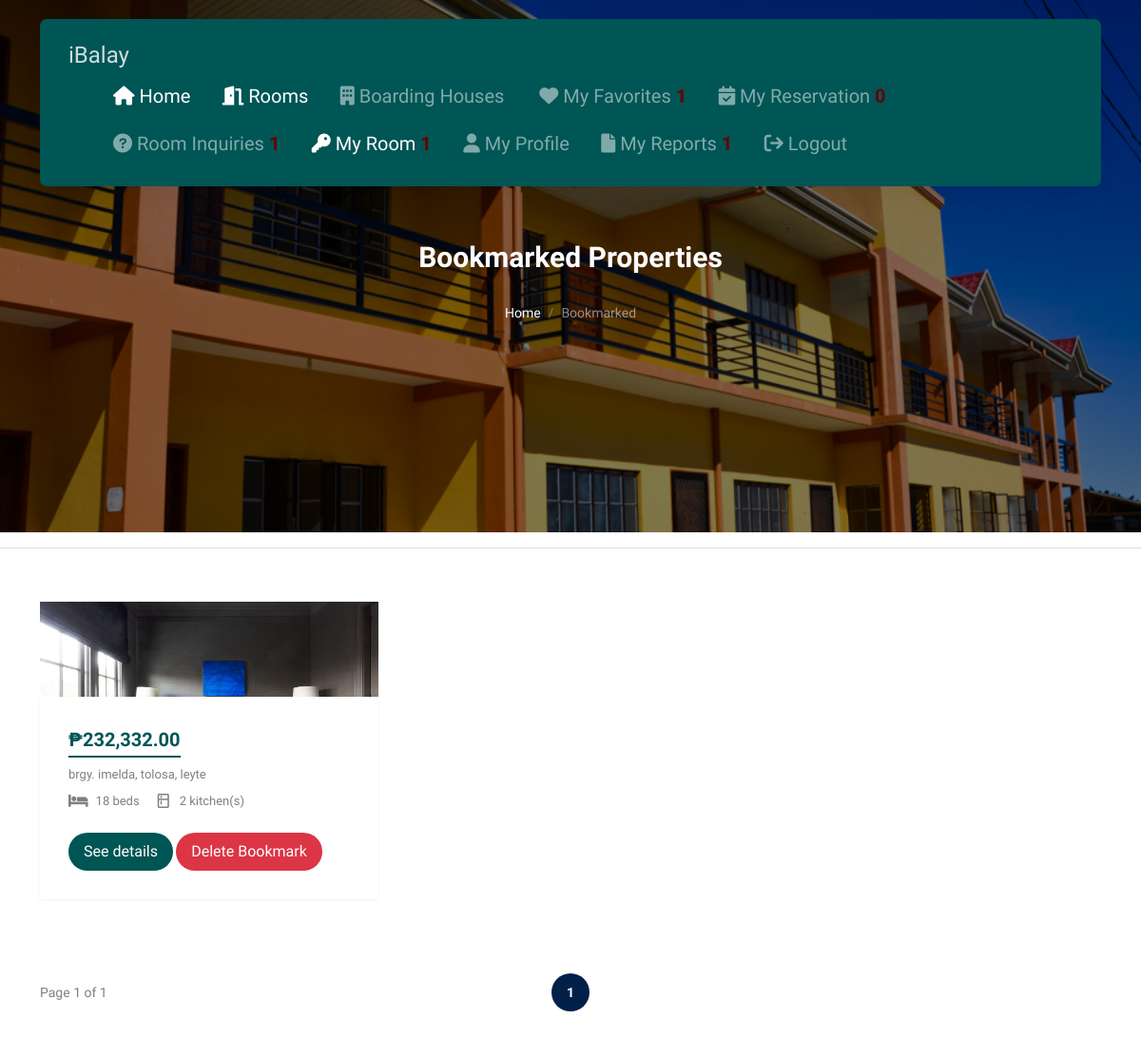
The app's page /tenant/public/bookmark.php (signed in), older data.
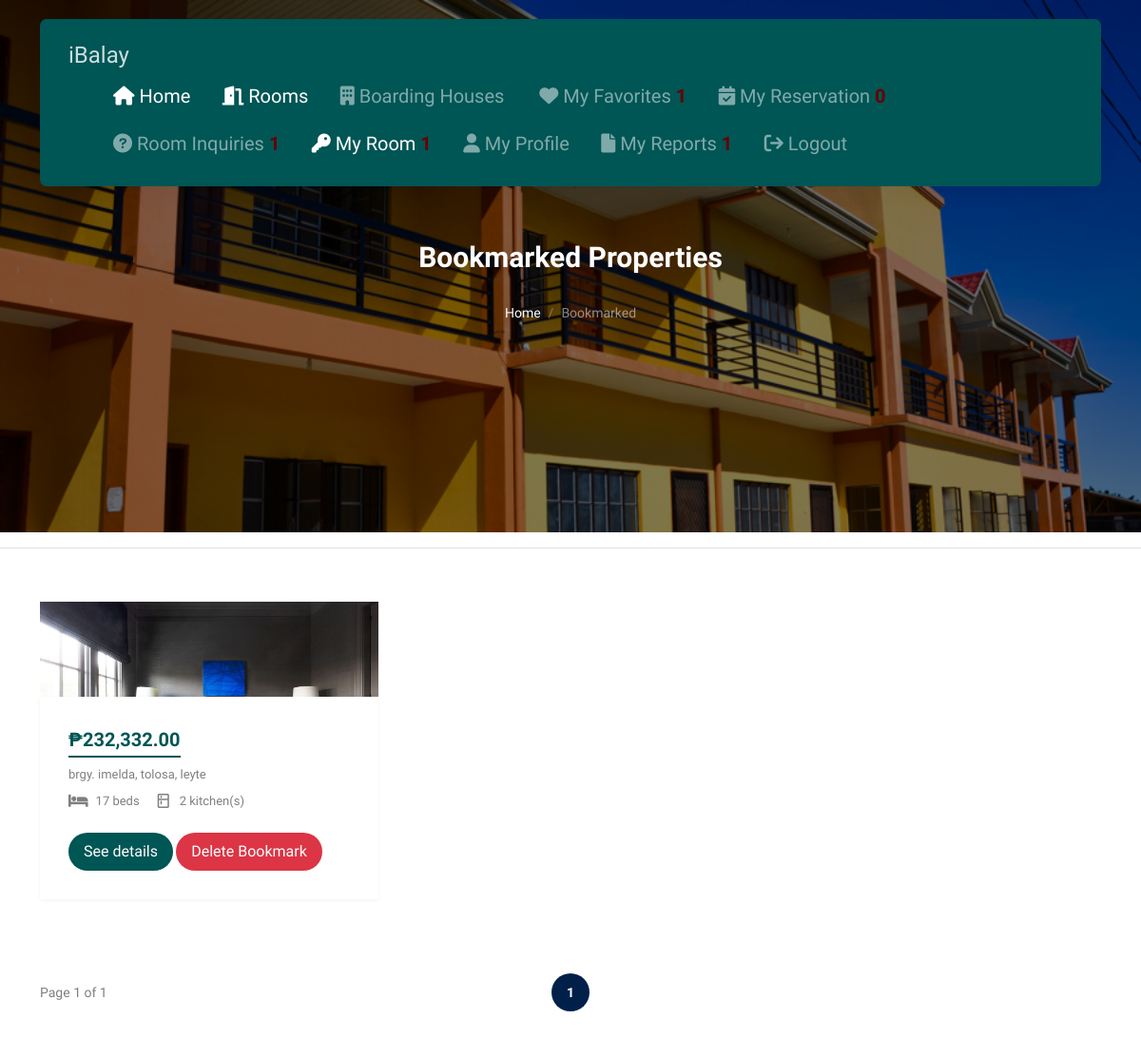
The same page, newer data.
### tables this page shows
CREATE TABLE `room` (
  `room_id` bigint(20) UNSIGNED NOT NULL,
  `landlord_id` int(11) DEFAULT NULL,
  `room_number` int(11) DEFAULT NULL,
  `description` text DEFAULT NULL,
  `capacity` int(11) DEFAULT NULL,
  `room_price` decimal(10,2) DEFAULT NULL,
  `room_photo1` varchar(255) DEFAULT NULL,
  `room_photo2` varchar(255) DEFAULT NULL
);

CREATE TABLE `bh_information` (
  `bh_id` int(11) NOT NULL,
  `landlord_id` int(11) NOT NULL,
  `BH_name` varchar(100) NOT NULL,
  `BH_address` varchar(255) DEFAULT NULL,
  `Document1` varchar(255) DEFAULT NULL,
  `Document2` varchar(255) DEFAULT NULL,
  `monthly_payment_rate` varchar(50) DEFAULT NULL,
  `number_of_kitchen` int(11) DEFAULT NULL,
  `number_of_living_room` int(11) DEFAULT NULL,
  `number_of_students` int(11) DEFAULT NULL,
  `number_of_cr` int(11) DEFAULT NULL,
  `number_of_beds` int(11) DEFAULT NULL,
  `number_of_rooms` int(11) DEFAULT NULL,
  `bh_max_capacity` int(11) DEFAULT NULL,
  `gender_allowed` enum('male','female','all') NOT NULL,
  `Status` enum('0','1','2') DEFAULT '0',
  `longitude` double DEFAULT NULL,
  `latitude` double DEFAULT NULL,
  `warnings` tinyint(1) DEFAULT 0,
  `close_account` tinyint(1) NOT NULL DEFAULT 0
);

### tenant/includes/config/bookmark-fetch.php (called while the page is built, shortened)
<?php
$host = 'localhost';
$dbname = 'iBalay_System';
$username = 'root';
$password = '';
$conn = mysqli_connect($host, $username, $password, $dbname);
mysqli_set_charset($conn, 'utf8');
$items_per_page = 6;
$current_page = isset($_GET['page']) ? (int)$_GET['page'] : 1;
$offset = ($current_page - 1) * $items_per_page;
$tenant_id = $_SESSION['TenantID'];
$total_bookmarked_query = "SELECT COUNT(*) as total FROM bookmark WHERE tenant_id = $tenant_id";
$total_bookmarked_result = mysqli_query($conn, $total_bookmarked_query);
$total_bookmarked_data = mysqli_fetch_assoc($total_bookmarked_result);
$total_bookmarked = (int)$total_bookmarked_data['total'];
$total_pages = ceil($total_bookmarked / $items_per_page);
$query = "
    SELECT
        r.room_id,
        r.room_photo1,
        r.room_price,
        r.capacity,
        r.landlord_id,
        r.room_number,
        b.BH_address,
        b.number_of_kitchen,
        r.description
    FROM
        bookmark bm
    JOIN
        room r ON bm.room_id = r.room_id
    JOIN
        bh_information b ON r.landlord_id = b.landlord_id
    WHERE
        bm.tenant_id = $tenant_id
    LIMIT $items_per_page OFFSET $offset
";
$result = mysqli_query($conn, $query);
$rooms = mysqli_fetch_all($result, MYSQLI_ASSOC);
?>

### tenant/includes/bookmarked-rooms.php (the view, shortened to what this page needs)
<?php
         include('config/bookmark-fetch.php');
       ?>
<div class="section section-properties">
    <div class="container">
    <div class="row">
    <?php foreach ($rooms as $room): ?>
        <div class="col-xs-12 col-sm-6 col-md-6 col-lg-4">
            <div class="property-item mb-30">
                <a href="property-single.php?room_id=<?= $room['room_id'] ?>" class="img">
                </a>
                <div class="property-content">
                    <div class="price mb-2"><span><?= "₱" . number_format($room['room_price'], 2) ?></span></div>
                    <div>
                        <span class="d-block mb-2 text-black-50"><?= $room['BH_address'] ?></span>
                        <div class="specs d-flex mb-4">
                            <span class="d-block d-flex align-items-center me-3">
                                <span class="icon-bed me-2"></span>
                                <span class="caption"><?= $room['capacity'] ?> beds</span>
                            </span>
                            <span class="d-block d-flex align-items-center">
                                <span class="icon-kitchen me-2"></span>
                                <span class="caption"><?= $room['number_of_kitchen'] ?> kitchen(s)</span>
                            </span>
                        </div>
                        <a href="property-single.php?room_id=<?= $room['room_id'] ?>" class="btn btn-primary py-2 px-3">See details</a>
                        <button type="button" class="btn btn-danger py-2 px-3" data-toggle="modal" data-target="#deleteModal" data-room-id="<?= $room['room_id'] ?>">Delete Bookmark</button>
                    </div>
                </div>
            </div>
        </div>
    <?php endforeach; ?>
</div>
<div class="row align-items-center py-5">
    <div class="col-lg-3">Page <?= $current_page ?> of <?= $total_pages ?></div>
    <div class="col-lg-6 text-center">
        <div class="custom-pagination">
            <?php for ($i = 1; $i <= $total_pages; $i++): ?>
                <a href="?page=<?= $i ?>" <?= $i === $current_page ? 'class="active"' : '' ?>><?= $i ?></a>
            <?php endfor; ?>
        </div>
    </div>
</div>
</div>

Row changes from the older to the newer data that the page shows:
changed room "brgy. imelda, tolosa, leyte": capacity "18" → "17"
